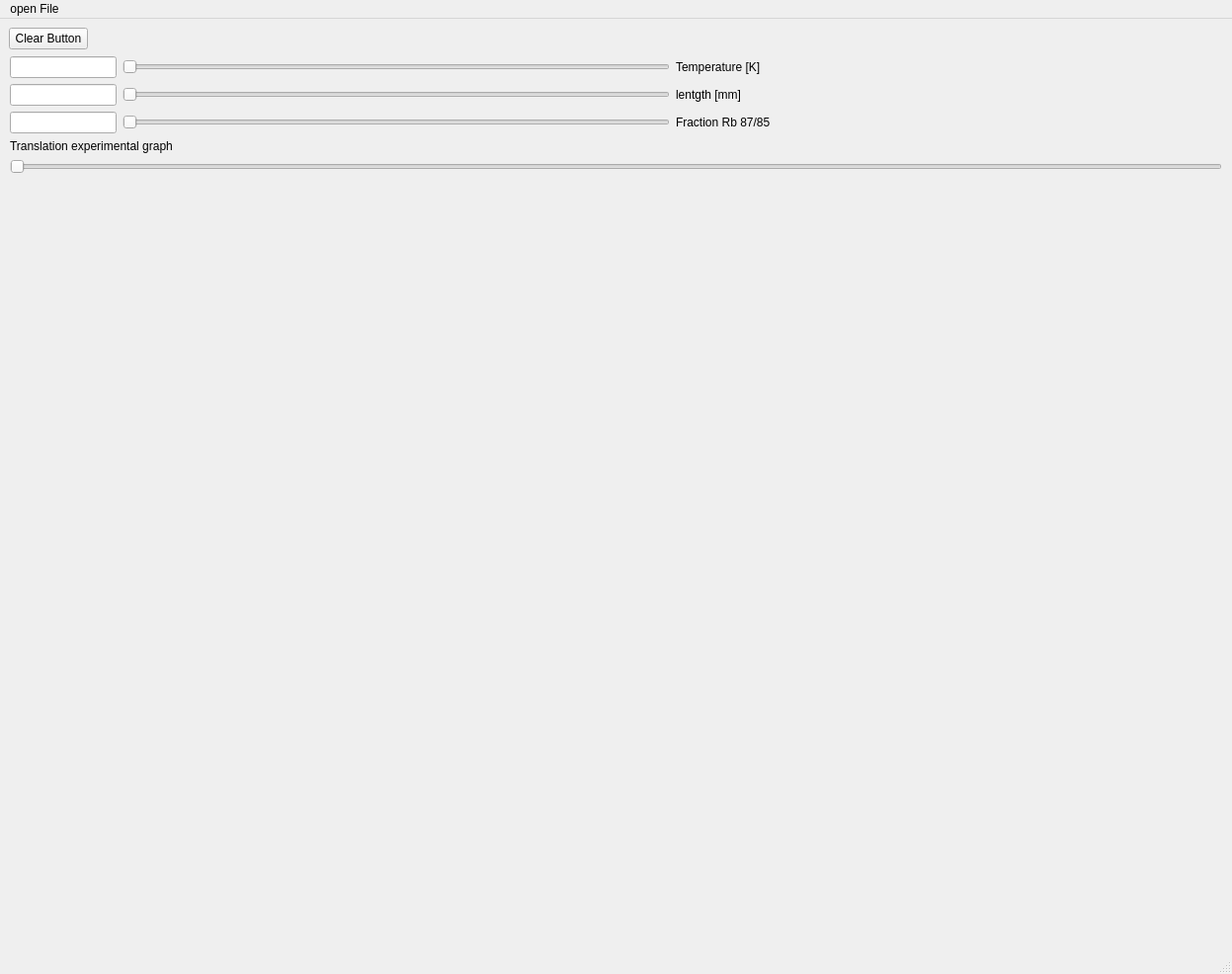
<?xml version="1.0" encoding="UTF-8"?>
<ui version="4.0">
 <class>SpectrumView</class>
 <widget class="QMainWindow" name="SpectrumView">
  <property name="geometry">
   <rect>
    <x>0</x>
    <y>0</y>
    <width>1247</width>
    <height>986</height>
   </rect>
  </property>
  <property name="windowTitle">
   <string>Spectrum</string>
  </property>
  <widget class="QWidget" name="centralwidget">
   <layout class="QGridLayout" name="gridLayout_2">
    <item row="1" column="0">
     <layout class="QGridLayout" name="main_layout">
      <property name="leftMargin">
       <number>1</number>
      </property>
      <property name="topMargin">
       <number>1</number>
      </property>
      <property name="rightMargin">
       <number>1</number>
      </property>
      <property name="bottomMargin">
       <number>1</number>
      </property>
      <item row="2" column="0">
       <widget class="QSlider" name="x_translation">
        <property name="orientation">
         <enum>Qt::Horizontal</enum>
        </property>
       </widget>
      </item>
      <item row="0" column="0">
       <layout class="QGridLayout" name="sliders_layout">
        <item row="2" column="1">
         <widget class="QSlider" name="mixture_slider">
          <property name="orientation">
           <enum>Qt::Horizontal</enum>
          </property>
         </widget>
        </item>
        <item row="0" column="0">
         <widget class="QLineEdit" name="lineEdit_temp">
          <property name="sizePolicy">
           <sizepolicy hsizetype="Fixed" vsizetype="Fixed">
            <horstretch>0</horstretch>
            <verstretch>0</verstretch>
           </sizepolicy>
          </property>
         </widget>
        </item>
        <item row="2" column="0">
         <widget class="QLineEdit" name="lineEdit_mixture">
          <property name="sizePolicy">
           <sizepolicy hsizetype="Fixed" vsizetype="Fixed">
            <horstretch>0</horstretch>
            <verstretch>0</verstretch>
           </sizepolicy>
          </property>
         </widget>
        </item>
        <item row="1" column="0">
         <widget class="QLineEdit" name="lineEdit_length">
          <property name="sizePolicy">
           <sizepolicy hsizetype="Fixed" vsizetype="Fixed">
            <horstretch>0</horstretch>
            <verstretch>0</verstretch>
           </sizepolicy>
          </property>
         </widget>
        </item>
        <item row="1" column="1">
         <widget class="QSlider" name="length_slider">
          <property name="orientation">
           <enum>Qt::Horizontal</enum>
          </property>
         </widget>
        </item>
        <item row="0" column="1">
         <widget class="QSlider" name="temp_slider">
          <property name="orientation">
           <enum>Qt::Horizontal</enum>
          </property>
         </widget>
        </item>
        <item row="0" column="2">
         <widget class="QLabel" name="temp_label">
          <property name="sizePolicy">
           <sizepolicy hsizetype="Expanding" vsizetype="Fixed">
            <horstretch>0</horstretch>
            <verstretch>0</verstretch>
           </sizepolicy>
          </property>
          <property name="text">
           <string>Temperature [K]</string>
          </property>
         </widget>
        </item>
        <item row="1" column="2">
         <widget class="QLabel" name="length_label">
          <property name="sizePolicy">
           <sizepolicy hsizetype="Expanding" vsizetype="Preferred">
            <horstretch>0</horstretch>
            <verstretch>0</verstretch>
           </sizepolicy>
          </property>
          <property name="text">
           <string>lentgth [mm]</string>
          </property>
         </widget>
        </item>
        <item row="2" column="2">
         <widget class="QLabel" name="mixture_label">
          <property name="sizePolicy">
           <sizepolicy hsizetype="Expanding" vsizetype="Preferred">
            <horstretch>0</horstretch>
            <verstretch>0</verstretch>
           </sizepolicy>
          </property>
          <property name="text">
           <string>Fraction Rb 87/85</string>
          </property>
         </widget>
        </item>
       </layout>
      </item>
      <item row="3" column="0">
       <widget class="PlotWidget" name="display_widget" native="true"/>
      </item>
      <item row="1" column="0">
       <widget class="QLabel" name="label_translation">
        <property name="sizePolicy">
         <sizepolicy hsizetype="Preferred" vsizetype="Fixed">
          <horstretch>0</horstretch>
          <verstretch>0</verstretch>
         </sizepolicy>
        </property>
        <property name="text">
         <string>Translation experimental graph</string>
        </property>
       </widget>
      </item>
     </layout>
    </item>
    <item row="0" column="0">
     <widget class="QPushButton" name="pushButton">
      <property name="sizePolicy">
       <sizepolicy hsizetype="Fixed" vsizetype="Fixed">
        <horstretch>0</horstretch>
        <verstretch>0</verstretch>
       </sizepolicy>
      </property>
      <property name="text">
       <string>Clear Button</string>
      </property>
     </widget>
    </item>
   </layout>
  </widget>
  <widget class="QMenuBar" name="menubar">
   <property name="geometry">
    <rect>
     <x>0</x>
     <y>0</y>
     <width>1247</width>
     <height>22</height>
    </rect>
   </property>
   <widget class="QMenu" name="menuopen_File">
    <property name="title">
     <string>open File</string>
    </property>
   </widget>
   <addaction name="menuopen_File"/>
  </widget>
  <widget class="QStatusBar" name="statusbar"/>
  <action name="actioninput">
   <property name="text">
    <string>input</string>
   </property>
  </action>
  <action name="actionoutpout">
   <property name="text">
    <string>outpout</string>
   </property>
  </action>
 </widget>
 <customwidgets>
  <customwidget>
   <class>PlotWidget</class>
   <extends>QWidget</extends>
   <header>pyqtgraph</header>
   <container>1</container>
  </customwidget>
 </customwidgets>
 <resources/>
 <connections/>
</ui>
